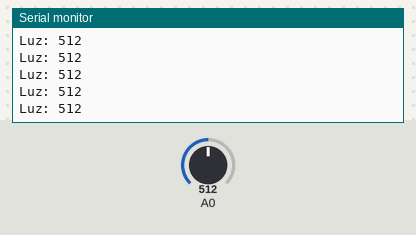
This sketch was run on a simulated Arduino Uno, built with avr-gcc and run on an emulated ATmega328P. On the bench: the last lines printed to the serial monitor. The test bench sets the inputs (shaded band); at power-on: A0 = 512.

Above: at 1.2 s.
1.3 s: A0 set to 716
At 1.31 s:
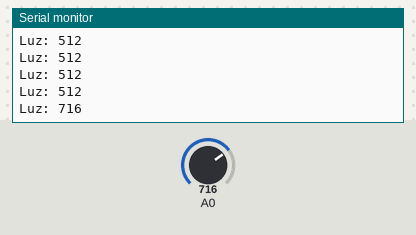
2.8 s: A0 set to 900
At 2.81 s:
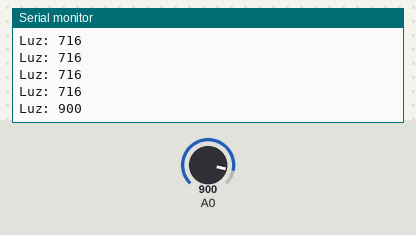
Timing chart, 0 to 5.8 s (numbered marks = the images above; inputs shaded):
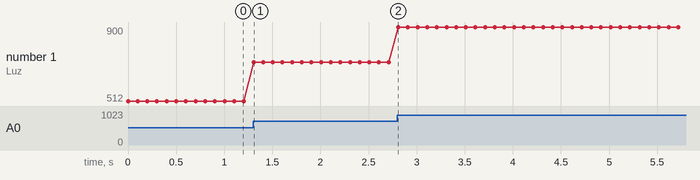

Measured:
- after the input at 1.3 s, the serial monitor: prints a new line at once (image 1)
- after the input at 2.8 s, the serial monitor: prints a new line at once (image 2)
- plotted number 1: 512 → 716 after the input at 1.3 s, 716 → 900 after the input at 2.8 s

The sketch:

Codigo-Fonte_Projeto_6.ino
```cpp
void setup() {
  Serial.begin(9600);
}

void loop() {
  int valor=analogRead(A0);
  Serial.print("Luz: ");
  Serial.print(valor);
  Serial.print("\n");
  delay(100);
}
```
